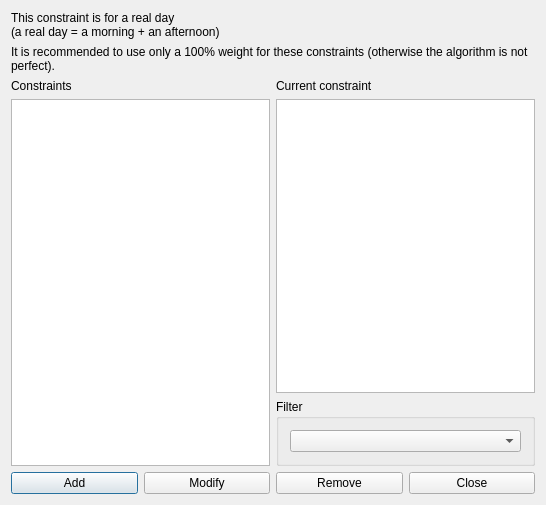
<?xml version="1.0" encoding="UTF-8"?>
<ui version="4.0">
 <class>ConstraintTeacherMaxHoursDailyRealDaysForm_template</class>
 <widget class="QDialog" name="ConstraintTeacherMaxHoursDailyRealDaysForm_template">
  <property name="geometry">
   <rect>
    <x>0</x>
    <y>0</y>
    <width>546</width>
    <height>505</height>
   </rect>
  </property>
  <property name="windowTitle">
   <string extracomment="This is the title of the dialog in which you see the list of all constraints of this type">Constraints teacher max hours daily real days</string>
  </property>
  <layout class="QGridLayout" name="gridLayout_2">
   <item row="0" column="0" colspan="2">
    <widget class="QLabel" name="label">
     <property name="text">
      <string>This constraint is for a real day
(a real day = a morning + an afternoon)</string>
     </property>
    </widget>
   </item>
   <item row="1" column="0" colspan="2">
    <widget class="QLabel" name="label_2">
     <property name="sizePolicy">
      <sizepolicy hsizetype="Minimum" vsizetype="Minimum">
       <horstretch>0</horstretch>
       <verstretch>0</verstretch>
      </sizepolicy>
     </property>
     <property name="text">
      <string>It is recommended to use only a 100% weight for these constraints (otherwise the algorithm is not perfect).</string>
     </property>
     <property name="wordWrap">
      <bool>true</bool>
     </property>
    </widget>
   </item>
   <item row="2" column="0" rowspan="2">
    <layout class="QVBoxLayout" name="verticalLayout_2">
     <item>
      <widget class="QLabel" name="constraintsTextLabel">
       <property name="frameShape">
        <enum>QFrame::NoFrame</enum>
       </property>
       <property name="frameShadow">
        <enum>QFrame::Plain</enum>
       </property>
       <property name="text">
        <string>Constraints</string>
       </property>
       <property name="wordWrap">
        <bool>false</bool>
       </property>
      </widget>
     </item>
     <item>
      <widget class="QListWidget" name="constraintsListWidget"/>
     </item>
    </layout>
   </item>
   <item row="2" column="1">
    <layout class="QVBoxLayout" name="verticalLayout">
     <item>
      <widget class="QLabel" name="currentConstraintTextLabel">
       <property name="text">
        <string>Current constraint</string>
       </property>
       <property name="wordWrap">
        <bool>false</bool>
       </property>
      </widget>
     </item>
     <item>
      <widget class="QPlainTextEdit" name="currentConstraintTextEdit"/>
     </item>
    </layout>
   </item>
   <item row="3" column="1">
    <widget class="QGroupBox" name="filterGroupBox">
     <property name="title">
      <string>Filter</string>
     </property>
     <layout class="QGridLayout" name="gridLayout">
      <item row="0" column="0">
       <widget class="QComboBox" name="teachersComboBox"/>
      </item>
     </layout>
    </widget>
   </item>
   <item row="4" column="0" colspan="2">
    <layout class="QHBoxLayout" name="horizontalLayout">
     <item>
      <widget class="QPushButton" name="addConstraintPushButton">
       <property name="text">
        <string>Add</string>
       </property>
      </widget>
     </item>
     <item>
      <widget class="QPushButton" name="modifyConstraintPushButton">
       <property name="text">
        <string>Modify</string>
       </property>
      </widget>
     </item>
     <item>
      <widget class="QPushButton" name="removeConstraintPushButton">
       <property name="text">
        <string>Remove</string>
       </property>
      </widget>
     </item>
     <item>
      <widget class="QPushButton" name="closePushButton">
       <property name="text">
        <string>Close</string>
       </property>
      </widget>
     </item>
    </layout>
   </item>
  </layout>
 </widget>
 <layoutdefault spacing="6" margin="11"/>
 <resources/>
 <connections/>
</ui>
